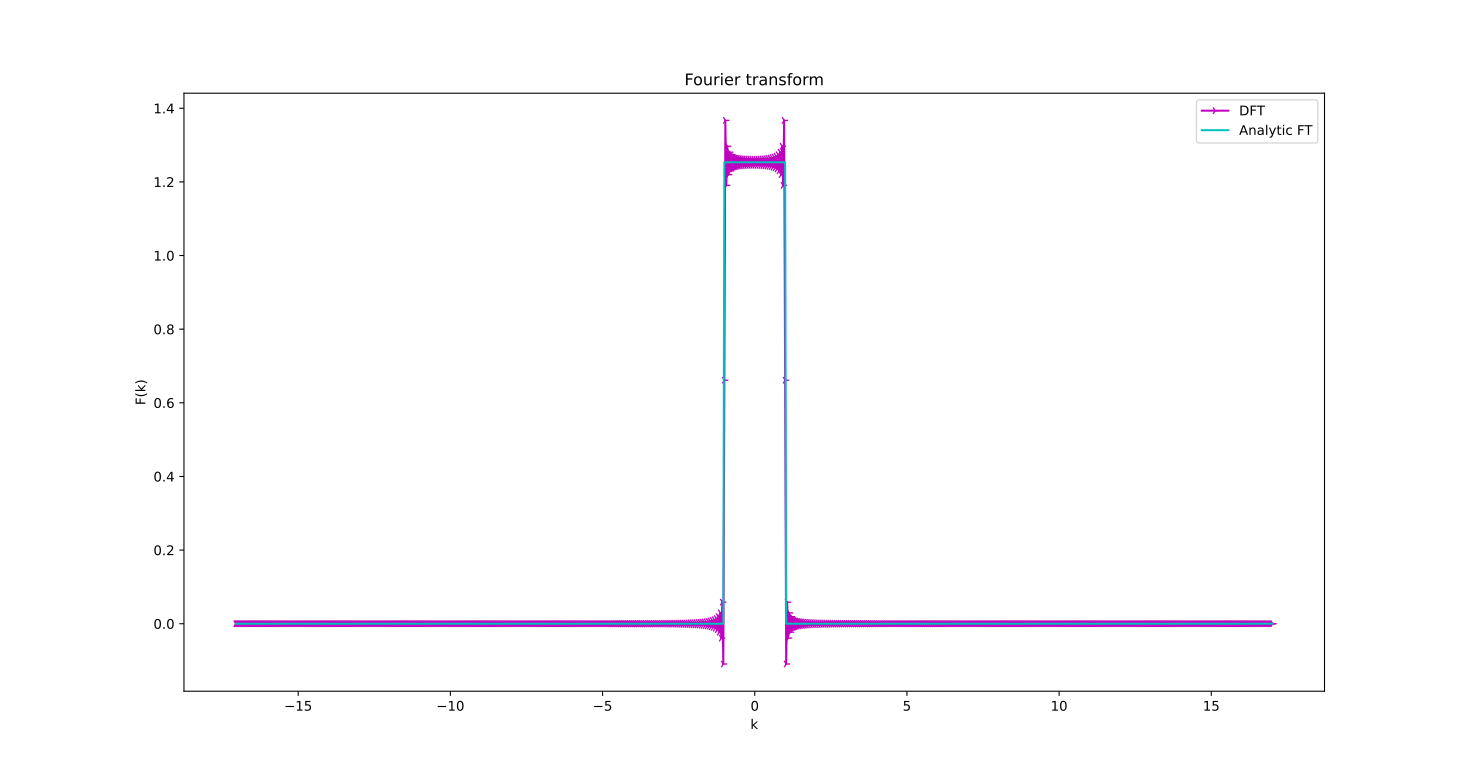

The script that drew this image:
# Assignment 3
# problem 1
# FT of sinx/x

import numpy as np
import matplotlib.pyplot as pt

def f(x): # defining f(x)
 y=np.zeros(len(x))
 for i in range(len(x)):
  if x[i]==0.0:
   y[i]=1.0
  else:
   y[i]=np.sin(x[i])/x[i]
 return(y)
def fe(k): # analytical F(k)
 y=np.zeros(len(k))
 for i in range(len(k)):
  if abs(k[i])<=1.0:
   y[i]=np.sqrt(np.pi/2.0)
  else:
   y[i]=0.0
 return(y)

x_min=-np.pi*30.0
x_max=np.pi*30.0
n=2**10 # number of points
dx=(x_max-x_min)/(n-1.0) # dx
x=np.linspace(x_min,x_max,n) #creating x array
k=2.0*np.pi*np.fft.fftfreq(n,d=dx) # creating k array
y_k=np.fft.fft(f(x),norm="ortho") # FFT  using numpy
y_k=dx*np.sqrt(n/2.0/np.pi)*np.exp(-1.0j*x_min*k)*y_k # Fourier transform 


k=np.hstack((k[int(n/2):n],k[:int(n/2)])) # rearranging k array in monotonic increase order
y_k=np.hstack((y_k[int(n/2):n],y_k[:int(n/2)]))
np.savetxt("A3_1.csv",np.column_stack((k,np.real(y_k))),delimiter=',') # saving result in datafile

pt.plot(k,np.real(y_k),'m4-',label='DFT')
pt.plot(k,fe(k),'c-',label='Analytic FT')
pt.xlabel("k");pt.ylabel("F(k)")
pt.title("Fourier transform")
pt.legend()
pt.show()
